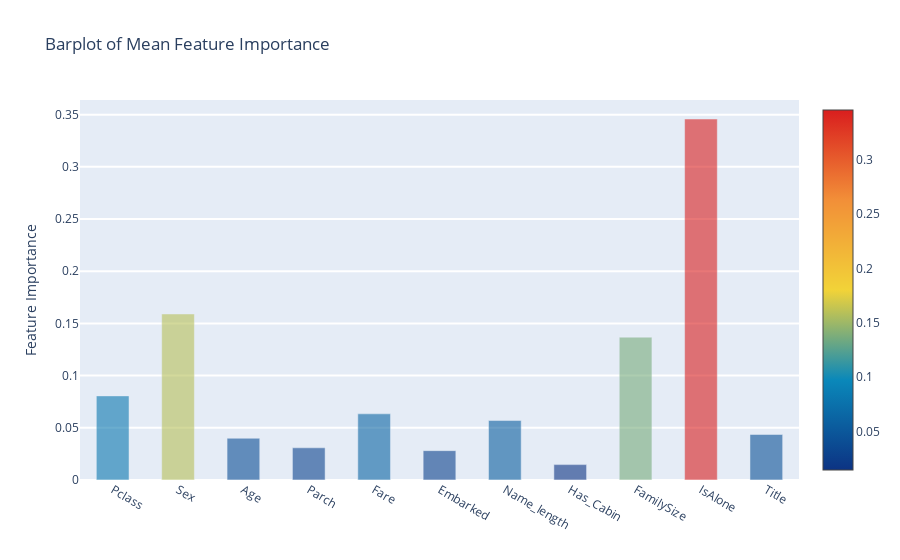

The code cell stored with this chart in its notebook:
### Markdown cell above
원래는 비교를 위해서는 barplot으로 시각화해야함

### Code cell
y = feature_dataframe['mean'].values
x = feature_dataframe['features'].values
data = [go.Bar(
    x = x,
    y = y,
    width = 0.5,
    marker = dict(
        color = feature_dataframe['mean'].values,
        colorscale = 'Portland',
        showscale = True,
        reversescale = False
    ),
    opacity = 0.6
)]

layout = go.Layout(
    autosize = True,
    title = 'Barplot of Mean Feature Importance',
    hovermode = 'closest',
    yaxis = dict(
        title = 'Feature Importance',
        ticklen = 5,
        gridwidth = 2
    ),
    showlegend = False
)

fig = go.Figure(data = data, layout = layout)
py.iplot(fig, filename = 'bar-direct-labels')

### Figure 1 — Plotly figure (JSON) as saved in the notebook; plotly's stock layout.template omitted (floating-point values rounded to 4 significant figures)
{"data": [{"marker": {"color": [0.08059, 0.1591, 0.04, 0.03084, 0.06338, 0.02812, 0.05698, 0.01473, 0.1368, 0.3458, 0.04361], "colorscale": [[0.0, "rgb(12,51,131)"], [0.25, "rgb(10,136,186)"], [0.5, "rgb(242,211,56)"], [0.75, "rgb(242,143,56)"], [1.0, "rgb(217,30,30)"]], "reversescale": false, "showscale": true}, "opacity": 0.6, "type": "bar", "width": 0.5, "x": ["Pclass", "Sex", "Age", "Parch", "Fare", "Embarked", "Name_length", "Has_Cabin", "FamilySize", "IsAlone", "Title"], "y": [0.08059, 0.1591, 0.04, 0.03084, 0.06338, 0.02812, 0.05698, 0.01473, 0.1368, 0.3458, 0.04361]}], "layout": {"autosize": true, "hovermode": "closest", "showlegend": false, "title": {"text": "Barplot of Mean Feature Importance"}, "yaxis": {"gridwidth": 2, "ticklen": 5, "title": {"text": "Feature Importance"}}}}
